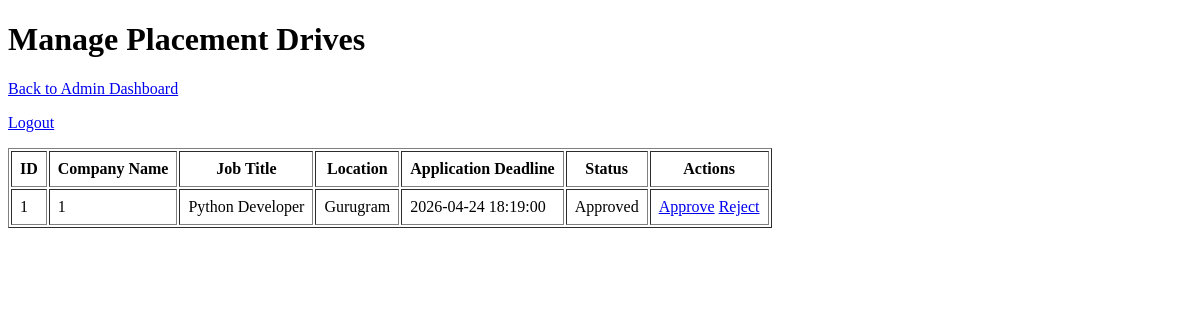
Before: /admin/drives (signed in) with the older database file.
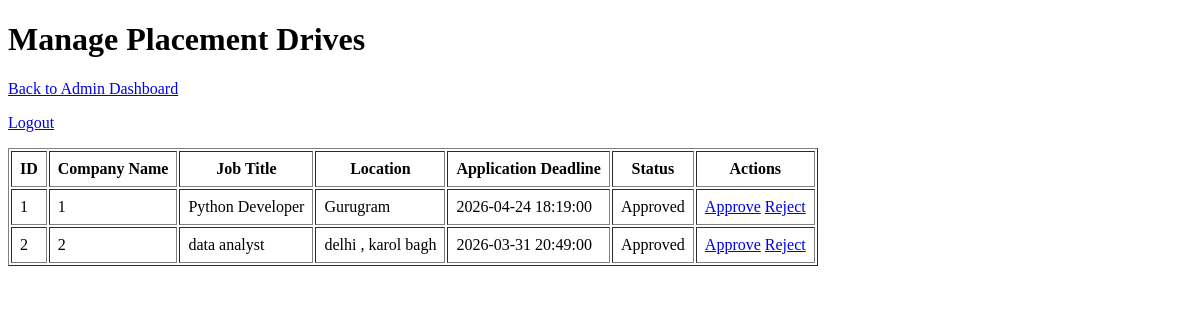
After: the same page with the newer database file.
### models.py (models this page shows)
class PlacementDrive(db.Model):
    id = db.Column(db.Integer, primary_key = True)
    company_id = db.Column(db.Integer, db.ForeignKey('company.id'), nullable=False)
    job_title = db.Column(db.String(100), nullable = False)
    job_description = db.Column(db.Text, nullable = False)
    skills_required = db.Column(db.String(100), nullable = False)
    package_range = db.Column(db.String(100))
    location = db.Column(db.String(100), nullable = False)
    application_deadline = db.Column(db.DateTime, nullable = False)
    status = db.Column(db.String(50), default = "Pending")
    created_at = db.Column(db.DateTime, default = datetime.now(UTC))
    applications = db.relationship('Application', backref = 'drive', lazy = True)
    eligibility_criteria = db.Column(db.String(100), nullable = False)

### app.py (the view)
@app.route("/admin/drives")
def admin_drives():
    if not admin_logged_in():
        flash("Unauthorized access.")
        return redirect(url_for("login"))
    drives = PlacementDrive.query.all()
    return render_template("admin_drives.html", drives = drives)

### app.py (called while the page is built)
def admin_logged_in():
    return "user_id" in session and session.get("role") =="admin"

### templates/admin_drives.html (shortened to what this page needs)
<!DOCTYPE html>
<html lang="en">
<head>
</head>
<body>
    <h1>Manage Placement Drives</h1>
    <p><a href="{{ url_for('admin_dashboard') }}">Back to Admin Dashboard</a></p>
    <p><a href="{{ url_for('logout') }}">Logout</a></p>
    <table border="1" cellpadding="8">
        <tr>
            <th>ID</th>
            <th>Company Name</th>
            <th>Job Title</th>
            <th>Location</th>
            <th>Application Deadline</th>
            <th>Status</th>
            <th>Actions</th>
        </tr>
        {% for drive in drives %}
        <tr>
            <td>{{ drive.id }}</td>
            <td>{{ drive.company_id }}</td>
            <td>{{ drive.job_title }}</td>
            <td>{{ drive.location }}</td>
            <td>{{ drive.application_deadline }}</td>
            <td>{{ drive.status }}</td>
            <td>
                <a href="{{ url_for('approve_drive', drive_id = drive.id)}}">Approve</a>
                <a href="{{ url_for('reject_drive', drive_id = drive.id)}}">Reject</a>
            </td>
        </tr>
        {% endfor %}
    </table>
</body>
</html>

Changed rows visible on the page:
added PlacementDrive: id "2", company_id "2", job_title "data analyst", location "delhi , karol bagh", application_deadline "2026-03-31 20:49:00", status "Approved"
